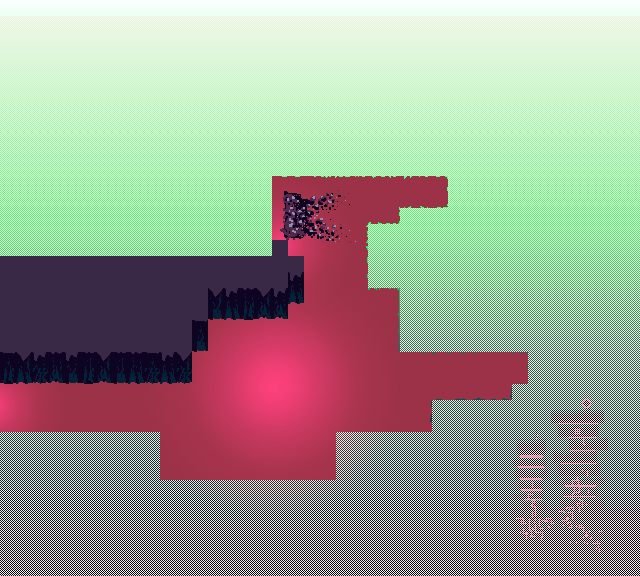

Tiled map render using the project's own tile images. Description and the map definition, with tile-layer contents summarised, below:
An orthogonal 40x36 tile map with 16x16 px tiles, 2 tile layers (void, walls), 5 tilesets, 2 image layers and 43 objects (9x blue flower, 5x grass 3, 3x grass 2, 3x grass 5, 3x grass 4, ...).

<map version="1.10" tiledversion="1.10.1" orientation="orthogonal" renderorder="right-down" width="40" height="36" tilewidth="16" tileheight="16" infinite="0" nextlayerid="19" nextobjectid="49">
 <editorsettings>
  <export target="crashsite.csv" format="csv" />
 </editorsettings>
 <tileset firstgid="1" source="../../tilesets/void.tsx" />
 <tileset firstgid="2" source="../../tilesets/cliffs.tsx" />
 <tileset firstgid="50" source="../../objects.tsx" />
 <tileset firstgid="93" source="../../tilesets/decoration.tsx" />
 <tileset firstgid="100" source="../../tilesets/rockface.tsx" />
 <imagelayer id="17" name="bg">
  <image source="bg.png" width="640" height="580" />
 </imagelayer>
 <objectgroup id="18" name="images">
  <object id="45" name="foreground" x="0" y="0">
   <point />
  </object>
  <object id="46" name="floor" x="0" y="0">
   <point />
  </object>
  <object id="47" name="bg" x="0" y="0">
   <point />
  </object>
  <object id="48" name="static_bg" x="0" y="0">
   <point />
  </object>
 </objectgroup>
 <imagelayer id="14" name="floor">
  <image source="floor.png" width="640" height="540" />
 </imagelayer>
 <layer id="2" name="void" width="40" height="36" offsetx="0" offsety="16">
  <data>[1440 cells, 1162 non-empty, 1 distinct tile ids]</data>
 </layer>
 <layer id="3" name="walls" width="40" height="36">
  <data>[1440 cells, 167 non-empty, 12 distinct tile ids]</data>
 </layer>
 <objectgroup id="5" name="entries">
  <object id="4" name="3" x="32" y="400">
   <point />
  </object>
  <object id="5" name="1" x="416" y="176">
   <point />
  </object>
  <object id="6" name="0" x="384" y="192">
   <point />
  </object>
 </objectgroup>
 <objectgroup id="4" name="entities" />
 <objectgroup id="6" name="exits">
  <object id="1" name="3" x="-96" y="368" width="96" height="64" />
  <object id="3" name="1" x="448" y="160" width="64" height="64" />
 </objectgroup>
 <objectgroup id="7" name="cutscenes" />
 <objectgroup id="8" name="doors" />
 <objectgroup id="9" name="triggers" />
 <objectgroup id="10" name="platforms" />
 <objectgroup id="11" name="collectibles" />
 <objectgroup id="12" name="barriers" />
 <objectgroup id="13" name="objects">
  <object id="7" name="big tree" gid="50" x="256" y="400" width="48" height="48" />
  <object id="9" name="small tree" gid="54" x="389.333" y="375" width="16" height="16" />
  <object id="10" name="tall tree" gid="55" x="432.667" y="363.333" width="16" height="32" />
  <object id="11" name="medium tree 2" gid="52" x="444" y="377" width="32" height="32" />
  <object id="12" name="tall tree" gid="55" x="374" y="300.333" width="16" height="32" />
  <object id="13" name="small tree 2" gid="54" x="384.667" y="308" width="16" height="16" />
  <object id="14" name="grass 2" gid="93" x="213" y="377.667" width="16" height="16" />
  <object id="15" name="grass 2" gid="93" x="322" y="333.333" width="16" height="16" />
  <object id="16" name="grass2" gid="93" x="355.333" y="413.333" width="16" height="16" />
  <object id="17" name="grass 3" gid="94" x="323.667" y="272.667" width="16" height="16" />
  <object id="18" name="grass 3" gid="94" x="359.333" y="312.667" width="16" height="16" />
  <object id="19" name="grass 3" gid="94" x="206.667" y="445" width="16" height="16" />
  <object id="20" name="grass 5" gid="96" x="291" y="429.333" width="16" height="16" />
  <object id="21" name="grass 4" gid="95" x="262.333" y="405.667" width="16" height="16" />
  <object id="22" name="grass 4" gid="95" x="298.333" y="395.667" width="16" height="16" />
  <object id="23" name="grass 4" gid="94" x="261" y="360.333" width="16" height="16" />
  <object id="24" name="grass" gid="97" x="367" y="396.333" width="16" height="16" />
  <object id="25" name="grass" gid="97" x="339" y="258.333" width="16" height="16" />
  <object id="26" name="grass 5" gid="96" x="322.667" y="203.333" width="16" height="16" />
  <object id="27" name="grass" gid="97" x="321" y="191.333" width="16" height="16" />
  <object id="28" name="grass 2" gid="93" x="385.333" y="219.667" width="16" height="16" />
  <object id="30" name="grass 3" gid="94" x="81.3333" y="423.333" width="16" height="16" />
  <object id="31" name="grass 5" gid="96" x="123.333" y="424.667" width="16" height="16" />
  <object id="32" name="grass 3" gid="94" x="190.333" y="367.333" width="16" height="16" />
  <object id="34" name="blue flower" gid="51" x="141.333" y="412" width="24" height="24" />
  <object id="35" name="blue flower" gid="51" x="152.333" y="424" width="24" height="24" />
  <object id="36" name="blue flower" gid="51" x="139" y="433.667" width="24" height="24" />
  <object id="37" name="blue flower" gid="51" x="150.667" y="442" width="24" height="24" />
  <object id="38" name="blue flower" gid="51" x="111.083" y="429.125" width="24" height="24" />
  <object id="39" name="blue flower" gid="51" x="165.333" y="424.667" width="24" height="24" />
  <object id="40" name="blue flower" gid="51" x="168" y="441" width="24" height="24" />
  <object id="41" name="blue flower" gid="51" x="108.083" y="413.042" width="24" height="24" />
  <object id="42" name="blue flower" gid="51" x="123.667" y="419" width="24" height="24" />
  <object id="43" name="medium tree 3" gid="65" x="383" y="361.25" width="32" height="32" />
 </objectgroup>
</map>
